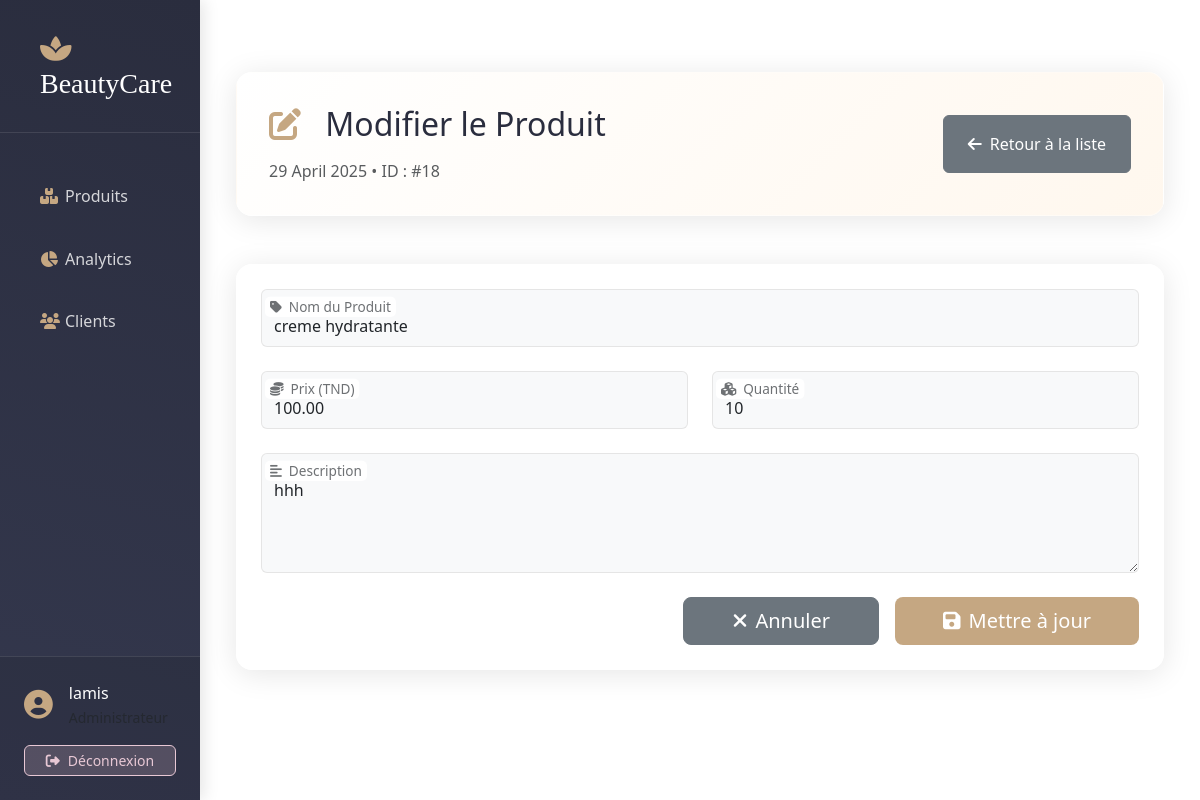
Page /produits/modifier/18/ (signed in) on the committed database.
### produits/models.py (models this page shows, shortened)
class Produit(models.Model):
    nom = models.CharField(max_length=100)
    description = models.TextField()
    prix = models.DecimalField(max_digits=10, decimal_places=2)
    quantite = models.IntegerField()
    date_creation = models.DateTimeField(auto_now_add=True)
    image = models.ImageField(upload_to='produits/', null=True, blank=True)
    categorie = models.ForeignKey(Categorie, on_delete=models.CASCADE, default=1)

### produits/views.py (the view, shortened to what this page needs)
# urls.py: path('modifier/<int:pk>/', views.modifier_produit, name='modifier_produit'),
@login_required
def modifier_produit(request, pk):
    produit = get_object_or_404(Produit, pk=pk)
    return render(request, 'produits/modifier.html', {'produit': produit})

### produits/templates/produits/modifier.html (shortened to what this page needs)
{% extends 'base.html' %}
{% load static %}
{% block content %}
<div class="dashboard-container">
    <div class="container-fluid py-5">
        <div class="dashboard-header glass-card mb-5">
            <div class="d-flex justify-content-between align-items-center">
                <div>
                    <h1 class="h2 mb-3" style="color: var(--primary-color);">
                        <i class="fas fa-edit me-3" style="color: var(--secondary-color);"></i>
                        Modifier le Produit
                    </h1>
                    <p class="mb-0 text-muted">{% now "j F Y" %} • ID : #{{ produit.id }}</p>
                </div>
                <a href="{% url 'liste_produits' %}" class="btn btn-secondary px-4 py-3">
                    <i class="fas fa-arrow-left me-2"></i>Retour à la liste
                </a>
            </div>
        </div>
        <div class="glass-card p-4">
            <form method="POST">
                <div class="row g-4">
                    <div class="col-12 form-floating">
                        <input type="text" class="form-control bg-light" id="nom" name="nom"
                               value="{{ produit.nom }}" placeholder=" " required
                               style="border: 1px solid rgba(0,0,0,0.1);">
                        <label for="nom" class="ms-2">
                        </label>
                    </div>
                    <div class="col-md-6 form-floating">
                        <input type="number" class="form-control bg-light" id="prix" name="prix"
                               value="{{ produit.prix }}" step="0.01" placeholder=" " required
                               style="border: 1px solid rgba(0,0,0,0.1);">
                        <label for="prix" class="ms-2">
                        </label>
                    </div>
                    <div class="col-md-6 form-floating">
                        <input type="number" class="form-control bg-light" id="quantite" name="quantite"
                               value="{{ produit.quantite }}" placeholder=" " required
                               style="border: 1px solid rgba(0,0,0,0.1);">
                        <label for="quantite" class="ms-2">
                        </label>
                    </div>
                    <div class="col-12 form-floating">
                        <textarea class="form-control bg-light" id="description" name="description"
                                  style="height: 120px; border: 1px solid rgba(0,0,0,0.1);"
                                  placeholder=" " required>{{ produit.description }}</textarea>
                        <label for="description" class="ms-2">
                        </label>
                    </div>
                    <div class="col-12 d-flex justify-content-end gap-3 mt-4">
                        <a href="{% url 'liste_produits' %}" class="btn btn-lg btn-secondary px-5">
                            <i class="fas fa-times me-2"></i>Annuler
                        </a>
                        <button type="submit" class="btn btn-lg btn-primary px-5"
                                style="background: var(--secondary-color); border: none;">
                            <i class="fas fa-save me-2"></i>Mettre à jour
                        </button>
                    </div>
                </div>
            </form>
        </div>
    </div>
</div>
{% endblock %}

### produits/templates/base.html (shortened to what this page needs)
<!DOCTYPE html>
<html lang="fr">
<head>
    <link href="https://cdn.jsdelivr.net/npm/bootstrap@5.3.0/dist/css/bootstrap.min.css" rel="stylesheet">
    <link rel="stylesheet" href="https://cdnjs.cloudflare.com/ajax/libs/font-awesome/6.4.0/css/all.min.css">
</head>
<body>
    <div class="container-fluid">
        <div class="row">
            <div class="col-md-3 col-lg-2 sidebar p-0">
                <div class="brand-section">
                    <h3 class="mb-0 px-3 py-2">
                        <i class="fas fa-spa me-2" style="color: var(--secondary-color);"></i>
                        <span style="font-family: 'Playfair Display', serif;">BeautyCare</span>
                    </h3>
                </div>
                <nav class="nav flex-column px-3">
                    <a class="nav-link {% if request.path == '/liste_produits/' %}active{% endif %}" href="{% url 'liste_produits' %}">
                        <i class="fas fa-boxes"></i>Produits
                    </a>
                    <a class="nav-link {% if request.path == '/accueil/' %}active{% endif %}" href="{% url 'accueil' %}">
                        <i class="fas fa-chart-pie"></i>Analytics
                    </a>
                    <a class="nav-link" href="#">
                        <i class="fas fa-users"></i>Clients
                    </a>
                </nav>
                <div class="user-panel">
                    <div class="user-info">
                        <i class="fas fa-user-circle user-icon"></i>
                        <div>
                            <div class="text-small">{{ request.user.username }}</div>
                            <small class="text-muted">Administrateur</small>
                        </div>
                    </div>
                    <a href="{% url 'logout' %}" class="btn btn-sm logout-btn">
                        <i class="fas fa-sign-out-alt me-2"></i>Déconnexion
                    </a>
                </div>
            </div>
            <div class="col-md-9 col-lg-10 main-content p-4">
                {% block content %}{% endblock %}
            </div>
        </div>
    </div>
</body>
</html>

### produits/templates/base.html (style rules this page uses)
:root { --primary-color: #2A2D3E; --secondary-color: #C5A782; --accent-color: #E8C8D5; }
.sidebar { height: 100vh; background: linear-gradient(195deg, var(--primary-color) 0%, #34384E 100%); color: white; box-shadow: 4px 0 15px rgba(0, 0, 0, 0.1); position: relative; }
.brand-section { padding: 1.5rem; border-bottom: 1px solid rgba(255, 255, 255, 0.1); margin-bottom: 2rem; }
.nav-link { color: rgba(255, 255, 255, 0.8) !important; padding: 0.8rem 1.5rem !important; margin: 0.4rem 0; border-radius: 8px; transition: all 0.3s cubic-bezier(0.4, 0, 0.2, 1); position: relative; }
.nav-link i { width: 25px; color: var(--secondary-color); transition: color 0.3s ease; }
.user-panel { position: absolute; bottom: 0; width: 100%; padding: 1.5rem; background: rgba(0, 0, 0, 0.1); border-top: 1px solid rgba(255, 255, 255, 0.1); }
.user-info { display: flex; align-items: center; margin-bottom: 1rem; }
.user-icon { font-size: 1.8rem; color: var(--secondary-color); margin-right: 1rem; }
.logout-btn { width: 100%; background: rgba(232, 200, 213, 0.2); border: 1px solid var(--accent-color); color: var(--accent-color); transition: all 0.3s ease; border-radius: 6px; }

### produits/templates/produits/modifier.html (style rules this page uses)
.glass-card { background: rgba(255, 255, 255, 0.9); backdrop-filter: blur(10px); border-radius: 16px; box-shadow: 0 4px 30px rgba(0, 0, 0, 0.1); border: 1px solid rgba(255, 255, 255, 0.3); }
.dashboard-header { padding: 2rem; margin-bottom: 2rem; background: linear-gradient(135deg, rgba(255,255,255,0.95) 0%, rgba(255,247,237,0.95) 100%); border-radius: 16px; }

### rows in the picture
Produit: id "18", nom "creme hydratante", prix "100.00", quantite "10", description "hhh"

### other values in the picture
{{ request.user.username }} "lamis"
